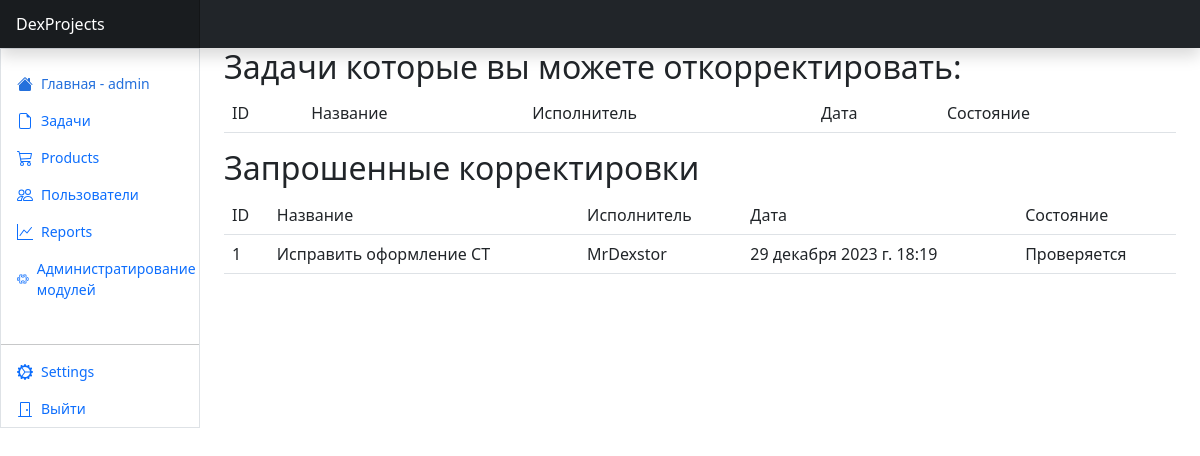
Page /task/correct_task/ (signed in) on the earlier database version.
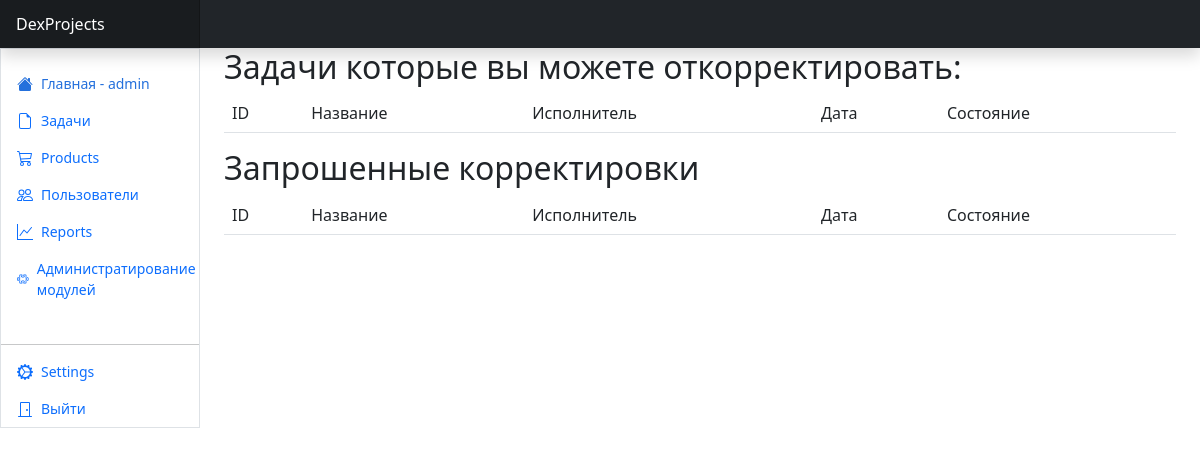
Same page on the later database version.
### main/models.py (models this page shows, shortened)
class Task(models.Model):
    objects = None
    name = models.CharField('Название задачи', max_length=100)
    executor = models.ForeignKey(User, default="1", on_delete=models.CASCADE, related_name='executor')
    descriptions = models.TextField('Описание задачи')
    date = models.DateTimeField('Дата публикации', default=timezone.now)
    author = models.ForeignKey(User, default="1", on_delete=models.CASCADE, related_name='Автор')
    state = models.ForeignKey(task_state, default="1", on_delete=models.CASCADE, related_name='Состояние')
    class Meta:
        verbose_name = 'Задачу'
        verbose_name_plural = 'Задачи'

### task/models.py (models this page shows)
class task_state(models.Model):
    objects = None
    name = models.CharField('Состояние', max_length=100)
    meta_info = models.CharField('Мета-информация', max_length=100)
    def __str__(self):
        return self.name
    class Meta:
        verbose_name = 'Состояние'
        verbose_name_plural = 'Состояния задач'

### task/views.py (the view)
# urls.py: path('correct_task/', views.corrections_task, name='correct_task')
def corrections_task(request):
    return render(request, 'task/corrections_task.html', getCorrectionsTask(request))

### api/task.py (called while the page is built)
def getCorrectionsTask(request):
    user = request.user.id
    first = getTaskForCorrecting(request)
    second = Task.objects.filter(author=user, state='6')
    data = {'first': first, 'second': second}
    return data

def getTaskForCorrecting(request):
    prefix = 'task.correcting.from.'
    permissions = Permission.objects.filter(permission__startswith=prefix)
    user_permissions = UserPermissions.objects.filter(permission__in=permissions, user=request.user)
    array = []
    for user_perm in user_permissions:
        permission_text = user_perm.permission.permission
        if permission_text.startswith(prefix):
            text_after_prefix = permission_text[len(prefix):]
            array.append(text_after_prefix)
    final = Task.objects.filter(author__username__in=array, state='6')
    return final

### task/templates/task/corrections_task.html (shortened to what this page needs)
{% extends "main/base_layer.html" %}
{% block content %}
<main>
    <h2>Задачи которые вы можете откорректировать: </h2>
    <div class='scrolling'>
        <table class="table">
            <tr>
                <td>ID</td>
                <td>Название</td>
                <td>Исполнитель</td>
                <td>Дата</td>
                <td>Состояние</td>
            </tr>
        </table>
    </div>
    <h2>Запрошенные корректировки</h2>
    <div class='scrolling'>
        <table class="table">
            <tr>
                <td>ID</td>
                <td>Название</td>
                <td>Исполнитель</td>
                <td>Дата</td>
                <td>Состояние</td>
            </tr>
            {% for second in second %}
            <tr>
                <td>{{ second.id }}</td>
                <td>{{ second.name }}</td>
                <td>{{ second.executor }}</td>
                <td>{{ second.date }}</td>
                <td>{{ second.state }}</td>
            </tr>
            {% endfor %}
        </table>
    </div>
</main>
{% endblock %}

### main/templates/main/base_layer.html (shortened to what this page needs)
{% load static %}
<html lang="ru" data-bs-theme="auto">
    <head>
        <link rel="stylesheet" href="{% static 'main/css/bootstrap.css' %}">
        <link rel="stylesheet" href="{% static 'main/css/index.css' %}">
    <link href="https://cdn.jsdelivr.net/npm/bootstrap-icons@1.10.5/font/bootstrap-icons.min.css" rel="stylesheet">
    <link rel="stylesheet" href="https://cdn.jsdelivr.net/npm/@docsearch/css@3">
  </head>
  <body>
<header class="navbar sticky-top bg-dark flex-md-nowrap p-0 shadow" data-bs-theme="dark">
  <a class="navbar-brand col-md-3 col-lg-2 me-0 px-3 fs-6 text-white" href="{% url 'index' %}">DexProjects</a>
</header>
<div class="container-fluid">
  <div class="row">
    {% if user.is_authenticated %}
    <div class="sidebar border border-right col-md-3 col-lg-2 p-0 bg-body-tertiary">
      <div class="offcanvas-md offcanvas-end bg-body-tertiary" tabindex="-1" id="sidebarMenu" aria-labelledby="sidebarMenuLabel">
        <div class="offcanvas-body d-md-flex flex-column p-0 pt-lg-3 overflow-y-auto">
          <ul class="nav flex-column">
            <li class="nav-item">
              <a class="nav-link d-flex align-items-center gap-2 active" aria-current="page" href="/">
                <svg class="bi"><use xlink:href="#house-fill"/></svg>
                Главная - {{ user.username }}
              </a>
            </li>
            <li class="nav-item">
              <a class="nav-link d-flex align-items-center gap-2" href="{% url 'task_dashboard' %}">
                <svg class="bi"><use xlink:href="#file-earmark"/></svg>
                Задачи
              </a>
            </li>
            <li class="nav-item">
              <a class="nav-link d-flex align-items-center gap-2" href="#">
                <svg class="bi"><use xlink:href="#cart"/></svg>
                Products
              </a>
            </li>
            <li class="nav-item">
              <a class="nav-link d-flex align-items-center gap-2" href="#">
                <svg class="bi"><use xlink:href="#people"/></svg>
                Пользователи
              </a>
            </li>
            <li class="nav-item">
              <a class="nav-link d-flex align-items-center gap-2" href="#">
                <svg class="bi"><use xlink:href="#graph-up"/></svg>
                Reports
              </a>
            </li>
            <li class="nav-item">
              <a class="nav-link d-flex align-items-center gap-2" href="/admin/">
                <svg class="bi"><use xlink:href="#puzzle"/></svg>
                Администратирование модулей
              </a>
            </li>
          </ul>
          <hr class="my-2">
          <ul class="nav flex-column mb-auto">
            <li class="nav-item">
              <a class="nav-link d-flex align-items-center gap-2" href="#">
                <svg class="bi"><use xlink:href="#gear-wide-connected"/></svg>
                Settings
              </a>
            </li>
            <li class="nav-item">
              <a class="nav-link d-flex align-items-center gap-2" href="{% url 'logout' %}">
                <svg class="bi"><use xlink:href="#door-closed"/></svg>
                Выйти
              </a>
            </li>
          </ul>
        </div>
      </div>
    </div>
    {% endif %}
    <main class="col-md-9 ms-sm-auto col-lg-10 px-md-4">
        {% block content %}{% endblock %}
    </main>
  </div>
</div>
    </body>
</html>

### main/static/main/css/index.css (style rules this page uses)
.bi { display: inline-block; width: 1rem; height: 1rem; }
.sidebar .nav-link { font-size: .875rem; font-weight: 500; }
.sidebar .nav-link.active { color: #2470dc; }
.navbar-brand { padding-top: .75rem; padding-bottom: .75rem; background-color: rgba(0, 0, 0, .25); box-shadow: inset -1px 0 0 rgba(0, 0, 0, .25); }
.bi { vertical-align: -.125em; fill: currentColor; }

Differences in the rows shown:
removed Task: id "1", name "Исправить оформление CT", executor "MrDexstor", date "29 декабря 2023 г. 18:19", state "Проверяется"
